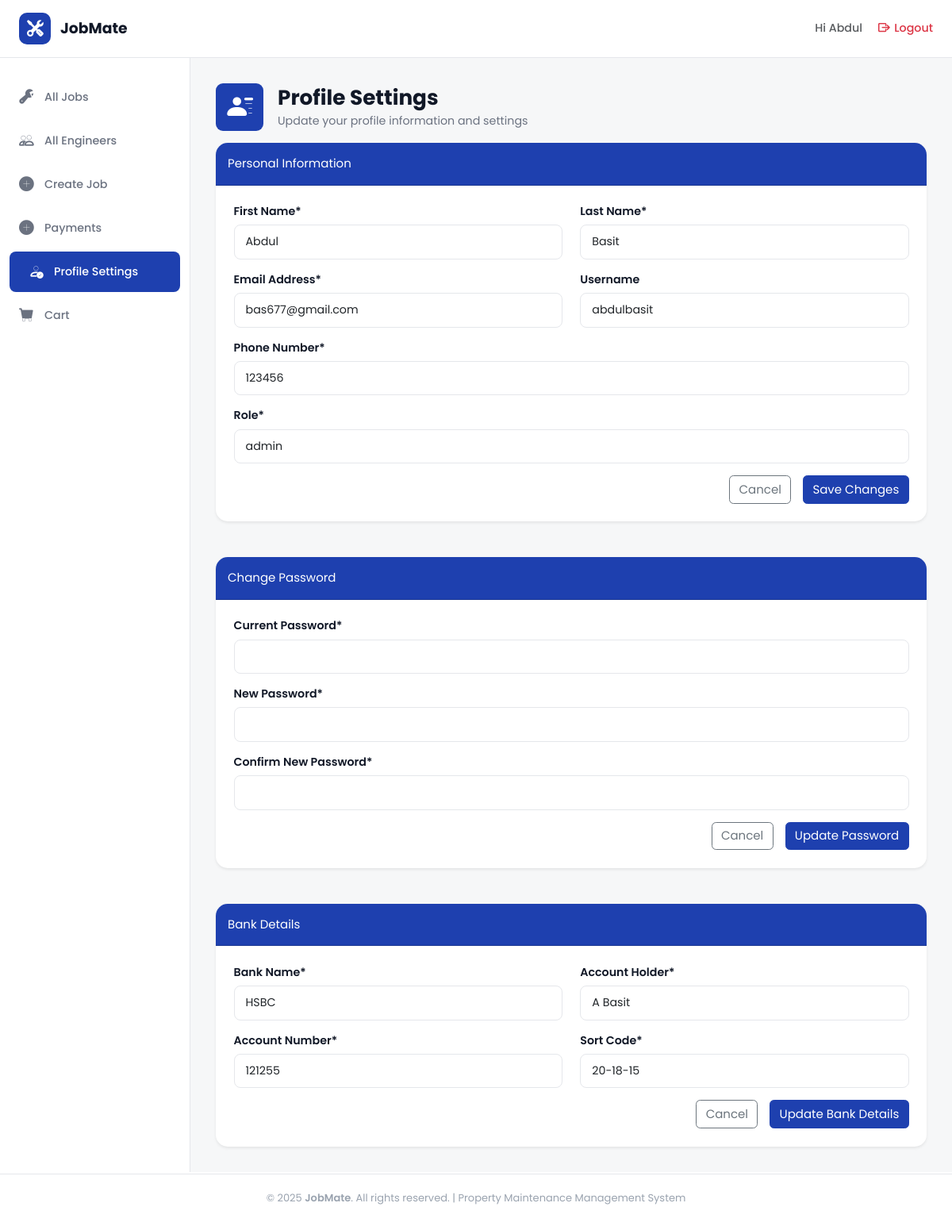
The app's page /users/profile_settings/ (signed in), older data.
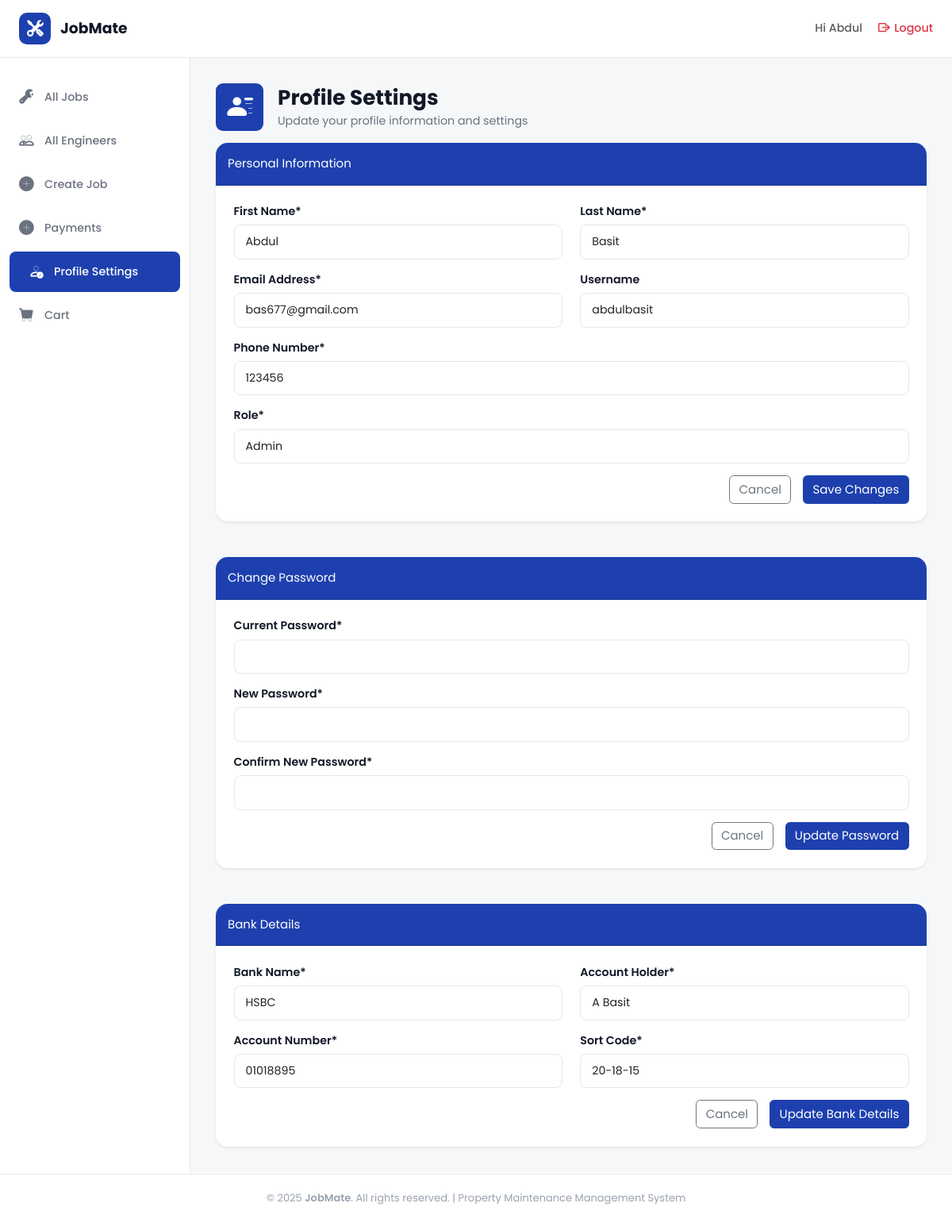
The same page, newer data.
### users/models.py (models this page shows, shortened)
class Profile(models.Model):
    user = models.OneToOneField(User, on_delete=models.CASCADE)
    phone_number = models.CharField(
        max_length=20,
        blank=False,
    )
    role = models.CharField(
        max_length=20,
        default='Engineer'
    )
    bank_name = models.CharField(
        max_length=100,
        blank=True,
        null=True
    )
    account_holder = models.CharField(
        max_length=100,
        blank=True,
        null=True
    )
    account_number = models.CharField(
        max_length=20,
        blank=True,
        null=True
    )
    sort_code = models.CharField(
        max_length=20,
        blank=True,
        null=True
    )

### users/views.py (the view, shortened to what this page needs)
# urls.py: path('profile_settings/', views.profile_settings, name='profile_settings'),
@login_required
def profile_settings(request):
    profile = request.user.profile
    if request.method == "POST" and "submit_personal" in request.POST:
        personal_form = ProfileForm(request.POST, instance=profile)
        bank_form = BankDetailsForm(instance=profile)
        password_form = PasswordChangeForm(request.user)
        if personal_form.is_valid():
            personal_form.save()
            messages.success(request, 'Your profile was successfully updated!')
            return redirect("users:profile_settings")
    elif request.method == "POST" and "submit_bank" in request.POST:
        bank_form = BankDetailsForm(request.POST, instance=profile)
        if bank_form.is_valid():
            bank_form.save()
            messages.success(request, 'Your bank details was successfully updated!')
            return redirect("users:profile_settings")
    else:
        personal_form = ProfileForm(instance=profile)
        bank_form = BankDetailsForm(instance=profile)
        password_form = PasswordChangeForm(request.user)
        for field in password_form.fields.values():
            field.widget.attrs["class"] = "form-control"
            field.widget.attrs["placeholder"] = ""
            field.widget.attrs.pop("autofocus", None) # Remove focus when the profile page loads
    return render(
        request,
        "profile_settings.html",
        {
            "personal_form": personal_form,
            "bank_form": bank_form,
            "password_form": password_form,
        },
    )

### users/forms/profile.py
class ProfileForm(forms.ModelForm):
    class Meta:
        model = Profile
        fields = [
            'phone_number',
            'role',
        ]
        widgets = {
            "phone_number": forms.TextInput(attrs={"class": "form-control"}),
            'role': forms.TextInput(attrs={'class': 'form-control',  'readonly': 'readonly'}),
        }

class BankDetailsForm(forms.ModelForm):
    class Meta:
        model = Profile
        fields = [
            "bank_name",
            "account_holder",
            "account_number",
            "sort_code"
        ]
        widgets = {
            'bank_name': forms.TextInput(attrs={'class': 'form-control'}),
            'account_holder': forms.TextInput(attrs={'class': 'form-control'}),
            'account_number': forms.TextInput(attrs={'class': 'form-control'}),
            'sort_code': forms.TextInput(attrs={'class': 'form-control'}),
        }

### users/templates/profile_settings.html (shortened to what the changed rows need)
{% extends "dashboard_base.html" %}
{% load static %}
{% block content %}
<div class="heading-section">
    <div class="d-flex align-items-center gap-3 mb-3">
        <div>
            <h1 class="section-title">Profile Settings</h1>
        </div>
    </div>
</div>
<div class="card shadow-sm border-0 rounded-4 mb-5">
    <form class="card-body p-4" method="POST" action="">
        <div class="mb-3">
            <label class="form-label">Phone Number*</label>
            {{ personal_form.phone_number }}
        </div>
        <div class="mb-3">
            <label class="form-label">Role*</label>
            {{ personal_form.role }}
        </div>
    </form>
</div>
<div class="card shadow-sm border-0 rounded-4">
    <form class="card-body p-4" method="POST">
        <div class="row mb-3">
            <div class="col-md-6">
                <label class="form-label">Bank Name*</label>
                {{ bank_form.bank_name }}
            </div>
            <div class="col-md-6">
                <label class="form-label">Account Holder*</label>
                {{ bank_form.account_holder }}
            </div>
        </div>
        <div class="row mb-3">
            <div class="col-md-6">
                <label class="form-label">Account Number*</label>
                {{ bank_form.account_number }}
            </div>
            <div class="col-md-6">
                <label class="form-label">Sort Code*</label>
                {{ bank_form.sort_code }}
            </div>
        </div>
    </form>
</div>
{% endblock %}

Row changes from the older to the newer data that the page shows:
changed Profile "HSBC": role "admin" → "Admin"; account_number "121255" → "01018895"
